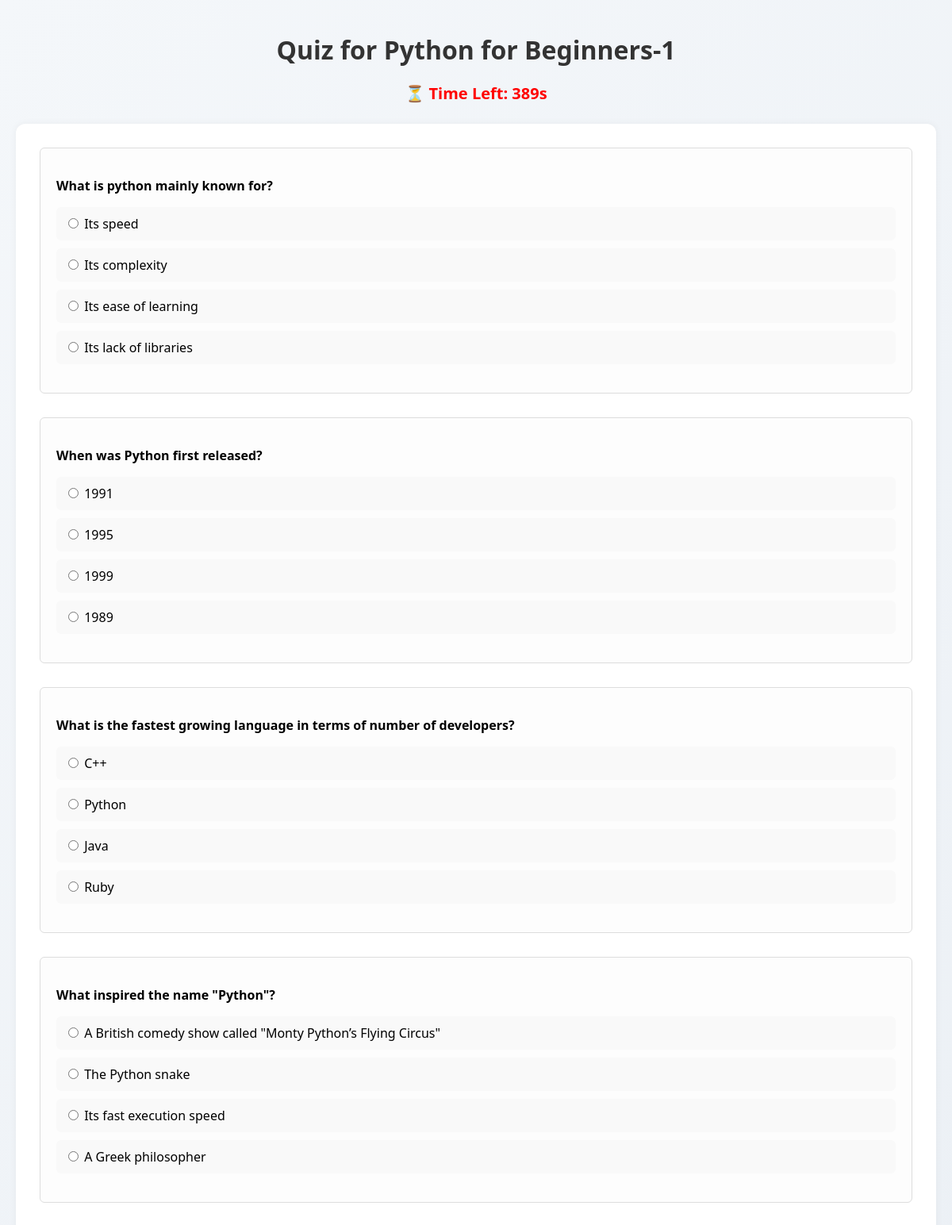
Screenshot of /course/1/lesson/1/quiz/ (signed in, upper part) with the database file from the repository.
### core/models.py (models this page shows, shortened)
class Quiz(models.Model):
    title = models.CharField(max_length=255)
    created_at = models.DateTimeField(auto_now_add=True)
    updated_at = models.DateTimeField(auto_now=True)
    auto_generate = models.BooleanField(default=False)
    lesson = models.ForeignKey(Lesson, related_name='quizzes', on_delete=models.CASCADE)

class Lesson(models.Model):
    course = models.ForeignKey(Course, related_name='lessons', on_delete=models.CASCADE)
    title = models.CharField(max_length=255)
    content = CKEditor5Field()
    video_url = models.URLField(blank=True, null=True)
    video_file = models.FileField(upload_to='videos/', null=True, blank=True)
    pdf = models.FileField(upload_to='pdfs/', null=True, blank=True)
    audio_transcription = models.TextField(blank=True, null=True)
    audio_file = models.FileField(upload_to="audio/", blank=True, null=True)
    order = models.PositiveIntegerField(default=0)
    duration = models.DurationField(default=timedelta(minutes=0), null=True, blank=True)
    thumbnail_image = models.ImageField(upload_to='lesson_thumbnails/', blank=True, null=True)
    transcript = models.TextField(blank=True, null=True)
    created_at = models.DateTimeField(auto_now_add=True)
    updated_at = models.DateTimeField(auto_now=True)
    class Meta:
        ordering = ['order']

class Question(models.Model):
    quiz = models.ForeignKey(Quiz, related_name='questions', on_delete=models.CASCADE)
    question_text = models.TextField()
    source = models.CharField(max_length=50, choices=[('manual', 'Manual'), ('auto', 'Auto')], default='auto')
    order = models.IntegerField(default=0)

class Choice(models.Model):
    question = models.ForeignKey(Question, on_delete=models.CASCADE, related_name="choices")
    option_text = models.CharField(max_length=255)
    is_correct = models.BooleanField(default=False)
    order = models.IntegerField(default=0)

### core/views.py (the view, shortened to what this page needs)
# urls.py: path('course/<int:course_id>/lesson/<int:lesson_id>/quiz/', views.quiz_view, name='quiz_page'),  # ✅ Only keep one
@login_required
def quiz_view(request, course_id, lesson_id):
    lesson = get_object_or_404(Lesson, id=lesson_id, course_id=course_id)
    quiz, created = Quiz.objects.get_or_create(lesson=lesson)
    questions = Question.objects.filter(quiz=quiz).prefetch_related('choices')
    if not questions.exists():
        return JsonResponse({"error": "No questions available"}, status=400)
    attempt, _ = UserQuizAttempt.objects.get_or_create(user=request.user, quiz=quiz)
    return render(request, 'core/quiz_page.html', {
        'quiz': quiz,
        'questions': questions,
        'lesson': lesson,
        'course_id': course_id,
        'lesson_id': lesson_id,
    })

### core/templates/core/quiz_page.html (shortened to what this page needs)
<!DOCTYPE html>
<html lang="en">
<head>
</head>
<body>
    <h1>Quiz for {{ quiz.lesson.title }}</h1>
    <div class="timer-container">
        ⏳ Time Left: <span id="timer">Loading...</span>
    </div>
    <div class="container">
        <form method="POST">
            {% for question in questions %}
                <div class="question-box">
                    <p>{{ question.question_text }}</p>
                    <ul>
                        {% for choice in question.choices.all %}
                            <li>
                                <input type="radio" id="question_{{ question.id }}_{{ choice.id }}" name="question_{{ question.id }}" value="{{ choice.id }}">
                                <label for="question_{{ question.id }}_{{ choice.id }}">{{ choice.option_text }}</label>
                            </li>
                        {% endfor %}
                    </ul>
                </div>
            {% endfor %}
        </form>
    </div>
</body>
</html>

### core/templates/core/quiz_page.html (style rules this page uses)
body { font-family: 'Segoe UI', sans-serif; background: linear-gradient(135deg, #f4f7fa, #e3e9f0); margin: 0; padding: 20px; }
h1 { text-align: center; color: #333; margin-bottom: 20px; }
.container { max-width: 95%; margin: 0 auto; padding: 30px; background-color: #ffffff; border-radius: 12px; box-shadow: 0 0 10px rgba(0, 0, 0, 0.05); }
.timer-container { text-align: center; font-size: 20px; color: #ff0000; margin-bottom: 25px; font-weight: bold; }
.question-box { margin-bottom: 30px; padding: 20px; border: 1px solid #ddd; border-radius: 6px; background-color: #fdfdfd; }
.question-box p { font-weight: bold; margin-bottom: 10px; }
.question-box ul { list-style-type: none; padding: 0; }
.question-box li { margin: 10px 0; padding: 10px; background-color: #f9f9f9; border-radius: 6px; transition: background-color 0.3s; }

### rows the page displays
Quiz: lesson "Python for Beginners-1"
Question: question_text "What is python mainly known for?"
Choice: option_text "Its speed"
Choice: option_text "Its complexity"
Choice: option_text "Its ease of learning"
Choice: option_text "Its lack of libraries"
Question: question_text "When was Python first released?"
Choice: option_text "1991"
Choice: option_text "1995"
Choice: option_text "1999"
Choice: option_text "1989"
Question: question_text "What is the fastest growing language in terms of number of developers?"
Choice: option_text "C++"
Choice: option_text "Python"
Choice: option_text "Java"
Choice: option_text "Ruby"
Question: question_text "What inspired the name \"Python\"?"
Choice: option_text "A British comedy show called \"Monty Python’s Flying Circus\""
Choice: option_text "The Python snake"
Choice: option_text "Its fast execution speed"
Choice: option_text "A Greek philosopher"
